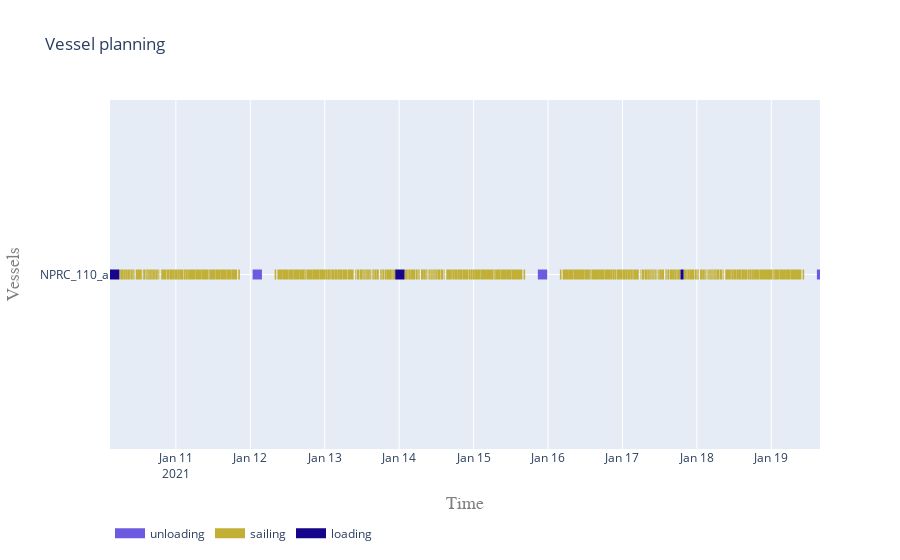

Write notebook code for a chart like this one.
### Code cell
vessel_planning([NPRC_110_a, NPRC_110_b])

### Figure 1 — Plotly figure (JSON) as saved in the notebook; plotly's stock layout.template omitted (floating-point values rounded to 4 significant figures; data arrays with more than 128 entries replaced by an {"elided": "..."} marker saying what was removed)
{"data": [{"connectgaps": false, "hoverinfo": "y+name", "line": {"color": "rgb(108,90,225)", "width": 10}, "mode": "lines", "name": "unloading", "type": "scatter", "x": ["2021-01-12T00:44:28.864264", "2021-01-12T00:44:28.864264", "2021-01-12T03:44:28.864264", "2021-01-12T03:44:28.864264", "2021-01-12T03:44:28.864264", "2021-01-15T20:43:02.251925", "2021-01-15T20:43:02.251925", "2021-01-15T23:43:02.251925", "2021-01-15T23:43:02.251925", "2021-01-15T23:43:02.251925", "2021-01-19T14:41:35.639585", "2021-01-19T14:41:35.639585", "2021-01-19T15:41:35.639585", "2021-01-19T15:41:35.639585", "2021-01-19T15:41:35.639585"], "y": ["NPRC_110_a", "NPRC_110_a", "NPRC_110_a", "NPRC_110_a", null, "NPRC_110_a", "NPRC_110_a", "NPRC_110_a", "NPRC_110_a", null, "NPRC_110_a", "NPRC_110_a", "NPRC_110_a", "NPRC_110_a", null]}, {"connectgaps": false, "hoverinfo": "y+name", "line": {"color": "rgb(193,175,54)", "width": 10}, "mode": "lines", "name": "sailing", "type": "scatter", "x": {"elided": "3075 str values"}, "y": {"elided": "3075 str values"}}, {"connectgaps": false, "hoverinfo": "y+name", "line": {"color": "rgb(22,4,139)", "width": 10}, "mode": "lines", "name": "loading", "type": "scatter", "x": ["2021-01-10T02:45:06.770434", "2021-01-10T02:45:06.770434", "2021-01-10T05:45:06.770434", "2021-01-10T05:45:06.770434", "2021-01-10T05:45:06.770434", "2021-01-13T22:43:40.158095", "2021-01-13T22:43:40.158095", "2021-01-14T01:43:40.158095", "2021-01-14T01:43:40.158095", "2021-01-14T01:43:40.158095", "2021-01-17T18:42:13.545755", "2021-01-17T18:42:13.545755", "2021-01-17T19:42:13.545755", "2021-01-17T19:42:13.545755", "2021-01-17T19:42:13.545755"], "y": ["NPRC_110_a", "NPRC_110_a", "NPRC_110_a", "NPRC_110_a", null, "NPRC_110_a", "NPRC_110_a", "NPRC_110_a", "NPRC_110_a", null, "NPRC_110_a", "NPRC_110_a", "NPRC_110_a", "NPRC_110_a", null]}], "layout": {"hovermode": "closest", "legend": {"orientation": "h", "x": 0, "y": -0.2}, "title": {"text": "Vessel planning"}, "xaxis": {"range": ["2021-01-10T02:45:06.770434", "2021-01-19T15:41:35.639585"], "title": {"font": {"color": "#7f7f7f", "family": "Courier New, monospace", "size": 18}, "text": "Time"}}, "yaxis": {"title": {"font": {"color": "#7f7f7f", "family": "Courier New, monospace", "size": 18}, "text": "Vessels"}}}}
